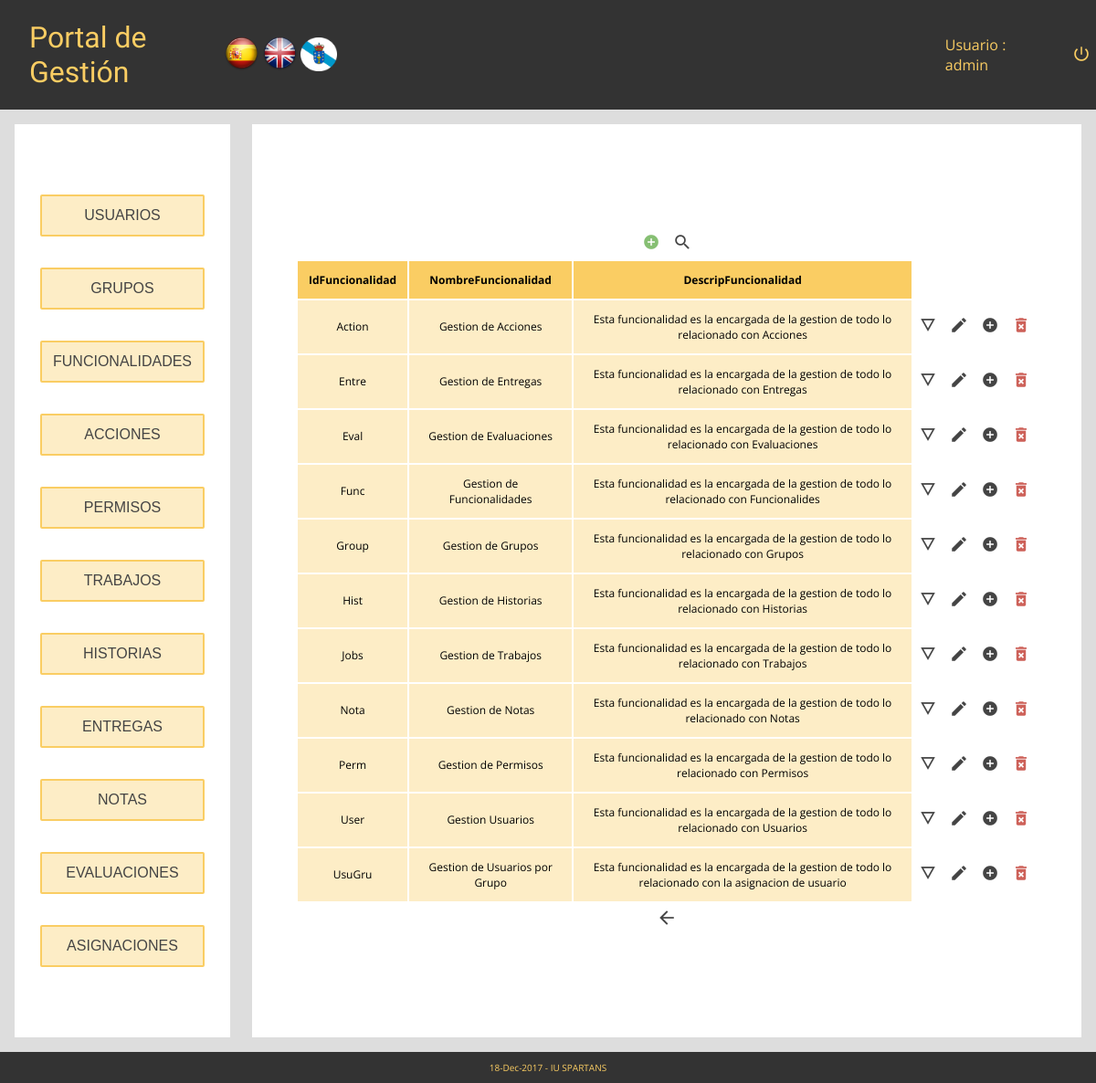
The app's page /Controllers/Index_Controller.php?Controlador=FUNCIONALIDADES (signed in) with its own data.
### tables this page shows
CREATE TABLE `FUNCIONALIDAD` (
  `IdFuncionalidad` varchar(6) NOT NULL,
  `NombreFuncionalidad` varchar(60) NOT NULL,
  `DescripFuncionalidad` varchar(100) NOT NULL
);

### Functions/Authentication.php (called while the page is built)
<?php
function IsAuthenticated(){
	if (!isset($_SESSION['login'])){
		return false;
	}
	else{
		return true;
	}
}
?>

### Views/IndexView.php (called while the page is built)
<?php
class Index {
	function __construct(){
		$this->render();
	}
	function render(){
		include '../Locales/Strings_SPANISH.php';
		include '../Views/Header.php';
		$Header = new Header();
		include '../Views/Footer.php';
		$Footer = new Footer();
	}
}
?>

### Models/Access_DB.php (called while the page is built, shortened)
<?php
function ConectarBD()
	{
		$mysqli = new mysqli('localhost', 'userET3', 'passET3', 'IUET32017');
		return $mysqli;
	}
?>

### Functions/comprobarAdmin.php (called while the page is built)
<?php
include_once '../Models/GRUPOS_Model.php';
function isAdmin(){
	$GRUPOS_LOGIN = new USU_GRUPO_Model($_SESSION['login'],'');
	$gruposLogin = $GRUPOS_LOGIN->SEARCH();
	while($row = $gruposLogin->fetch_array()) {
		if($row[1] == 'Admin'){
			return true;
		}
	}
	return false;
}

### Models/GRUPOS_Model.php (called while the page is built, shortened)
<?php
class USU_GRUPO_Model{
    var $login;
    var $idGrupo;
function __construct($login,$idGrupo)
{
    $this->login=$login;
    $this->idGrupo=$idGrupo;
    include_once '../Models/Access_DB.php';
    $this->mysqli = ConectarBD();
}
	function SEARCH(){
                $sql = "SELECT * FROM USU_GRUPO WHERE ((login LIKE '%$this->login%') && (IdGrupo LIKE '%$this->idGrupo%'))";
    if (!($resultado = $this->mysqli->query($sql))){
        return 'Error en la consulta sobre la base de datos';
    }
    else{
        return $resultado;
    }
    }
}
?>

### Models/FUNCIONALIDADES_Model.php (called while the page is built, shortened)
<?php
class FUNCIONALIDADES_MODEL{
    var $idFuncionalidad;
    var $nombreFuncionalidad;
    var $descripFuncionalidad;
    var $mysqli;
    function __construct($idFuncionalidad,$nobreFuncionalidad,$descripFuncionalidad)
    {
        $this->idFuncionalidad=$idFuncionalidad;
        $this->nombreFuncionalidad=$nobreFuncionalidad;
        $this->descripFuncionalidad=$descripFuncionalidad;
        include_once '../Models/Access_DB.php';
        $this->mysqli = ConectarBD();
    }
    function SEARCH(){
        $sql= "SELECT
            IdFuncionalidad,
            NombreFuncionalidad,
            DescripFuncionalidad
            FROM FUNCIONALIDAD
            WHERE (
            (IdFuncionalidad LIKE '%$this->idFuncionalidad%')&&
            (NombreFuncionalidad LIKE '%$this->nombreFuncionalidad%')&&
            (DescripFuncionalidad LIKE '%$this->descripFuncionalidad%')
            )";
        if (!($resultado = $this->mysqli->query($sql))){
            return 'Error en la consulta sobre la base de datos';
        }
        else{
            return $resultado;
        }
    }
}
?>

### Views/Funcionalidad_VIEWS/Funcionalidad_SHOWALL.php (the view, shortened to what this page needs)
<?php
class Funcionalidad_SHOWALL
{
    var $lista;
    var $datos;
    function __construct($lista, $datos, $indexphp){
        $this->lista = $lista;
        $this->datos = $datos;
        $this->pinta();
    }
    function pinta(){
            if (IsAuthenticated() && !isAdmin()){
            $respuesta= "No tienes permiso para acceder a esta vista";
            new Vista_MESSAGE($respuesta, '../Controllers/Index_Controller.php');
            }else{
        ?>
        <form id="formulario-showall" method="">
            <div id="botones-comunes">
                <button type = "submit" name = "action" value="ADD" title="<?php echo $strings['añadir una fila'];?>" ><img src="../Iconos/add.png" ></button>
                <button type = "submit" name = "action" value="SEARCH" title="<?php echo $strings['buscar en la tabla'];?>" ><img src="../Iconos/search.png" ></button>
            </div>
        </form>
        <table id="tabla-showall">
            <tr>
                <?php
                for ($i = 0; $i < count($this->lista); $i++) {
                    ?>
                    <th><?php $columna = $this->lista[$i];
					echo $strings[$columna];?></th>
                    <?php
                }
                ?>
            </tr>
            <?php
            while($row = $this->datos->fetch_array())
            {
                ?>
                <form class="formulario-tupla" method="">
                    <tr>
                        <?php
                        for ($i = 0; $i < count($this->lista); $i++) {
                            ?>
                            <td class="celda"><?php echo $row[$this->lista[$i]]?><input type="hidden" name="<?php echo $this->lista[$i]?>" value="<?php echo $row[$this->lista[$i]]?>"></td>
                            <?php
                        }
                        ?>
                        <td><button type = "submit" name = "action" value="SHOWCURRENT" title="<?php echo $strings['Ver en detalle'];?>" ><img class="button-td" src="../Iconos/details.png" ></button></td>
                        <td><button type = "submit" name = "action" value="EDIT" title="<?php echo $strings['editar'];?>" ><img class="button-td" src="../Iconos/edit.png" ></button></td>
                        <td><button type = "submit" name = "action" value="ADDACTION"  title="<?php echo $strings['editar acciones'];?>" ><img class="button-td" src="../Iconos/functionality_add.png"></img></button></td>
                        <td><button type = "submit" name = "action" value="DELETE" title="<?php echo $strings['borrar línea'];?>"><img class="button-td" src="../Iconos/borrar.png" ></button></td>
                    </tr>
                </form>
                <?php
            }
            ?>
        </table>
        <form id="Formulario-mensaje" action="../Controllers/Index_Controller.php" method="get">
		<button id="boton-mensaje" type='submit' name='action' title="<?php echo $strings['Volver atrás'];?>"><img class="button-td" src="../Iconos/back.png" ></button></form>
        <?php
    }
    }
}
?>

### Controllers/Index_Controller.php (shortened to what this page needs)
<?php
include '../Functions/Authentication.php';
if (!IsAuthenticated()){
	header('Location: ../index.php');
}
else{
	include '../Views/IndexView.php';
	new Index();
}
?>

### Views/Header.php (shortened to what this page needs)
<?php
	class Header{
		function __construct(){
			$this->render();
		}
		function render(){
			include_once '../Functions/Authentication.php';
			include_once '../Functions/comprobarAdmin.php';
		?>
		<!DOCTYPE html>
		<html>
		<head>
			<link href="../css/index.css" type="text/css" rel="stylesheet">
			<link href="../css/tcal.css" type="text/css" rel="stylesheet">
		</head>
		<body>
			<header>
				<h1 class="header__h1"><?php echo $strings['Portal de Gestión']?></h1>
				<div class="header__contenedor-usuario">
					 <div class="cambio_idioma" >
            <a id="desc" href='../Functions/CambioIdioma.php?idioma=SPANISH' title="<?php echo $strings['Cambiar a español']; ?>"><img style="width:5%; height:5%;" id="españa" src='../Iconos/español.png'></a>
            <a id="desc" href='../Functions/CambioIdioma.php?idioma=ENGLISH' title="<?php echo $strings['Cambiar a ingles']; ?>"><img style="width:5%; height:5%;" id="ingles" src='../Iconos/ingles.png'></a>
            <a id="desc" href='../Functions/CambioIdioma.php?idioma=GALICIAN' title="<?php echo $strings['Cambiar a gallego']; ?>"><img style="width:5%; height:5%;" id="gallego" src='../Iconos/gallego.png'></a>
					</div>
					<p class="header__contenedor-usuario__usuario">
						<?php
							if (IsAuthenticated()){
								echo $strings['Usuario'] . ' : ' . $_SESSION['login'] . '<br>';
							}
						?>
					</p>
					<a href='../Functions/Desconectar.php'>
						<img class="header__icon" src="../Iconos/logout.png" title="desconectar">
					</a>
				</div>
			</header>
			<div id="cuerpo">
        <?php
			if (IsAuthenticated() && isAdmin()){
			include '../Views/MenuLateral.php';
			$MenuLateral = new MenuLateral();
			}else if(IsAuthenticated()){
			include '../Views/MenuLateralUsuarios.php';
			$MenuLateral = new MenuLateralUsuarios();
			}
        ?>
				<div id="root">
<?php
		}
	}
?>

### Views/MenuLateral.php (shortened to what this page needs)
<?php
  class MenuLateral{
		function __construct(){
			$this->render();
		}
		function render(){
      ?>
        <aside>
					<ul class="menu">
						<li class="dropdown">
							<input onclick="dropdownMenu('submenu_usuarios')" type="button" name="Controlador" value="<?php echo $strings['USUARIOS']; ?>" class="dropbtn"></input>
						</li>
						<li class="dropdown">
							<input onclick="dropdownMenu('submenu_grupos')" type="button" name="Controlador" value="<?php echo $strings['GRUPOS']; ?>" class="dropbtn"></input>
						</li>
						<li class="dropdown">
							<input onclick="dropdownMenu('submenu_funcionalidades')" type="button" name="Controlador" value="<?php echo $strings['FUNCIONALIDADES']; ?>" class="dropbtn"></input>
						</li>
						<li class="dropdown">
							<input onclick="dropdownMenu('submenu_acciones')" type="button" name="Controlador" value="<?php echo $strings['ACCIONES']; ?>" class="dropbtn"></input>
						</li>
						<li class="dropdown">
							<input onclick="dropdownMenu('submenu_permisos')" type="button" name="Controlador" value="<?php echo $strings['PERMISOS']; ?>" class="dropbtn"></input>
						</li>
						<li class="dropdown">
							<input onclick="dropdownMenu('submenu_trabajos')" type="button" name="Controlador" value="<?php echo $strings['TRABAJOS']; ?>" class="dropbtn"></input>
						</li>
						<li class="dropdown">
							<input onclick="dropdownMenu('submenu_historias')" type="button" name="Controlador" value="<?php echo $strings['HISTORIAS']; ?>" class="dropbtn"></input>
						</li>
						<li class="dropdown">
							<input onclick="dropdownMenu('submenu_entregas')" type="button" name="Controlador" value="<?php echo $strings['ENTREGAS']; ?>" class="dropbtn"></input>
						</li>
						<li class="dropdown">
							<input onclick="dropdownMenu('submenu_notas')" type="button" name="Controlador" value="<?php echo $strings['NOTAS']; ?>" class="dropbtn"></input>
						</li>
						<li class="dropdown">
							<input onclick="dropdownMenu('submenu_evaluaciones')" type="button" name="Controlador" value="<?php echo $strings['EVALUACIONES']; ?>" class="dropbtn"></input>
						</li>
						<li class="dropdown">
							<input onclick="dropdownMenu('submenu_asignaciones')" type="button" name="Controlador" value="<?php echo $strings['ASIGNACIONES']; ?>" class="dropbtn"></input>
						</li>
					</ul>
				</aside>
        <?php
        }
      }
?>

### Views/Footer.php (shortened to what this page needs)
<?php
	class Footer{
		function __construct(){
			$this->render();
		}
		function render(){
			if (IsAuthenticated()){
				include '../Controllers/' . $_SESSION['controlador'] . '.php';
			}
		?>
		</div>
		</div>
		<footer><?php echo date("d-M-Y", mktime()); ?> - IU SPARTANS</footer>
		</body>
  </html>
<?php
		}
	}
?>

### Controllers/FUNCIONALIDADES_Controller.php (shortened to what this page needs)
<?php
include '../Models/ACCIONES_Model.php';
include '../Models/FUNCIONALIDADES_Model.php';
include '../Views/Funcionalidad_VIEWS/Funcionalidad_SHOWALL.php';
	Switch ($_REQUEST['action']){
		default:
			if (!$_POST){
				$FUNCIONALIDADES = new FUNCIONALIDADES_Model('','','');
			}
			else{
				$FUNCIONALIDADES = get_data_form();
			}
			$datos = $FUNCIONALIDADES->SEARCH();
			$lista = array('IdFuncionalidad', 'NombreFuncionalidad', 'DescripFuncionalidad');
			new Funcionalidad_SHOWALL($lista, $datos, '../Controllers/Index_Controller.php');
	}
?>

### css/index.css (style rules this page uses)
* { margin: 0px; padding: 0px; }
html { font-family: Open Sans; height: 100%; width: 100%; margin: 0px; padding: 0px; font-size: 62.5%; }
body { width: 100%; min-height: 100%; display: flex; flex-direction: column; background-color: #DDD; }
header { background-color: #333; width: 100%; height: 120px; justify-content: space-between; display: flex; align-items: center; }
.header__h1 { padding-left: 3.2rem; font-family: Kaushan Script; color: #FACD63; font-size: 3.2rem; font-weight: 200; }
.header__icon { width: 3.2rem; height: 3.2rem; }
.header__contenedor-usuario { display: flex; align-items: center; }
.header__contenedor-usuario__usuario { color: #FACD63; font-size: 1.6rem; width: auto; padding-right: 3.2rem; }
aside { display: flex; justify-content: center; width: 20%; padding: 4.8rem 1.2rem; margin: 1.6rem 1.2rem 1.6rem 1.6rem; background: white; color: #444; }
.menu { width: 100%; font-size: 1.6rem; padding: 1.2rem 1.6rem; }
.dropbtn { background-color: #fdedc6; width: 100%; color: #444; padding: 1.2rem; font-size: 1.6rem; cursor: pointer; }
.dropdown { display: block; }
aside li { padding: 5px 0px; }
@media screen and (min-width: 1200px) { .menu { font-size: 3.2rem; padding: 1.2rem 1.6rem; } }
#cuerpo { width: 100%; display: flex; flex-grow: 1; }
#root { display: flex; flex-direction: column; align-items: center; margin: 1.6rem 1.6rem 1.6rem 1.2rem; padding: 4.8rem 4.8rem; flex-grow: 1; justify-content: center; background-color: white; }
footer { background-color: #333; text-align: center; width: 100%; padding: 10px 0px; color: #FACD63; }
.button-td { max-width: 3.2rem; max-height: 3.2rem; }
table tr th { font-size: 1.2rem; padding: 1.2rem; background-color: #FACD63; }
.celda { font-size: 1.2rem; padding: 1.2rem; background-color: #fdedc6; text-align: center; }
button { background: none; border: none; }
#botones-comunes img { max-width: 3.2rem; max-height: 3.2rem; }
input, select { color: #444; background-color: white; font-size: 1.6rem; margin: 1.2rem 0; padding: 5px; border: 2px solid #FACD63; border-radius: 2px; }

### records on screen
funcionalidad: IdFuncionalidad "Action", NombreFuncionalidad "Gestion de Acciones", DescripFuncionalidad "Esta funcionalidad es la encargada de la gestion de todo lo relacionado con Acciones"
funcionalidad: IdFuncionalidad "Entre", NombreFuncionalidad "Gestion de Entregas", DescripFuncionalidad "Esta funcionalidad es la encargada de la gestion de todo lo relacionado con Entregas"
funcionalidad: IdFuncionalidad "Eval", NombreFuncionalidad "Gestion de Evaluaciones", DescripFuncionalidad "Esta funcionalidad es la encargada de la gestion de todo lo relacionado con Evaluaciones"
funcionalidad: IdFuncionalidad "Func", NombreFuncionalidad "Gestion de Funcionalidades", DescripFuncionalidad "Esta funcionalidad es la encargada de la gestion de todo lo relacionado con Funcionalides"
funcionalidad: IdFuncionalidad "Group", NombreFuncionalidad "Gestion de Grupos", DescripFuncionalidad "Esta funcionalidad es la encargada de la gestion de todo lo relacionado con Grupos"
funcionalidad: IdFuncionalidad "Hist", NombreFuncionalidad "Gestion de Historias", DescripFuncionalidad "Esta funcionalidad es la encargada de la gestion de todo lo relacionado con Historias"
funcionalidad: IdFuncionalidad "Jobs", NombreFuncionalidad "Gestion de Trabajos", DescripFuncionalidad "Esta funcionalidad es la encargada de la gestion de todo lo relacionado con Trabajos"
funcionalidad: IdFuncionalidad "Nota", NombreFuncionalidad "Gestion de Notas", DescripFuncionalidad "Esta funcionalidad es la encargada de la gestion de todo lo relacionado con Notas"
funcionalidad: IdFuncionalidad "Perm", NombreFuncionalidad "Gestion de Permisos", DescripFuncionalidad "Esta funcionalidad es la encargada de la gestion de todo lo relacionado con Permisos"
funcionalidad: IdFuncionalidad "User", NombreFuncionalidad "Gestion Usuarios", DescripFuncionalidad "Esta funcionalidad es la encargada de la gestion de todo lo relacionado con Usuarios"
funcionalidad: IdFuncionalidad "UsuGru", NombreFuncionalidad "Gestion de Usuarios por Grupo", DescripFuncionalidad "Esta funcionalidad es la encargada de la gestion de todo lo relacionado con la asignacion de usuario"

### other values on screen
$strings['Portal de Gestión'] "Portal de Gestión"
$strings['Usuario'] "Usuario"
$_SESSION['login'] "admin"
$strings[$columna] "IdFuncionalidad"
$strings[$columna] "NombreFuncionalidad"
$strings[$columna] "DescripFuncionalidad"
date("d-M-Y", mktime()) "18-Dec-2017"
